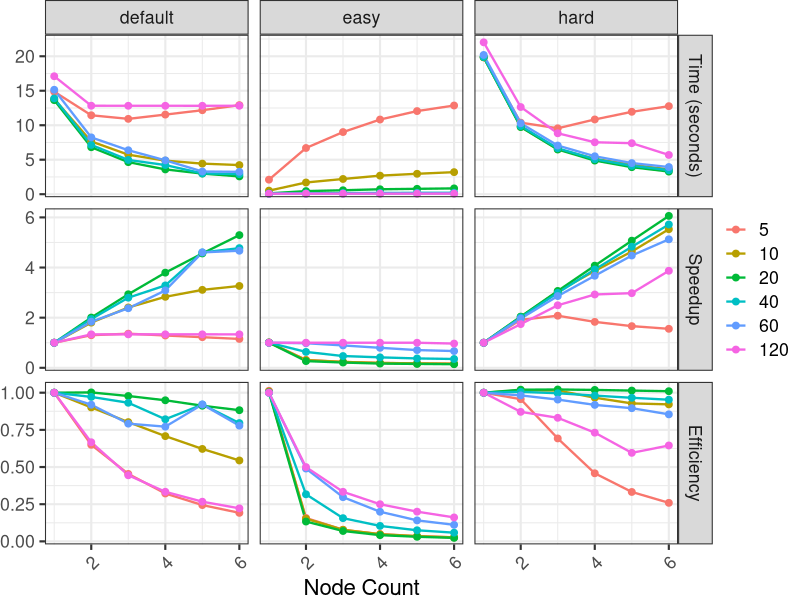

Reproduce this figure in R.
#!/usr/bin/Rscript
options(crayon.enabled=FALSE)
suppressMessages(library(tidyverse))
suppressMessages(library(lubridate))
suppressMessages(library(readxl))

meu_estilo <- function() {
  list(
    theme_bw(base_size = 16),
    theme(
      legend.title = element_blank(),
      plot.margin = unit(c(0, 0, 0, 0), "cm"),
      legend.spacing = unit(1, "mm"),
      legend.position = "right",
      legend.justification = "left",
      legend.box.spacing = unit(0, "pt"),
      legend.box.margin = margin(0, 0, 0, 0),
      axis.text.x = element_text(angle=45, vjust=1, hjust=1)    
    ))
}

df <- read_csv("experiment_results.csv", progress=FALSE, show_col_types=FALSE) |>
  rename(case = difficulty)

# Baseline at 1 node for each case/granularity
baselines <- df |>
  filter(num_nodes == 1) |>
  group_by(case, granularity) |>
  summarise(base_time = mean(client_dequeue_all), .groups = "drop")

df <- df |>
  left_join(baselines, by = c("case", "granularity")) |>
  mutate(
    speedup = base_time / client_dequeue_all,
    efficiency = speedup / num_nodes
  )

# Average across trials
agg_df <- df |>
  group_by(case, granularity, num_nodes) |>
  summarise(
    time_mean = mean(client_dequeue_all),
    speedup_mean = mean(speedup),
    eff_mean = mean(efficiency),
    .groups = "drop"
  )

plot_df <- agg_df |>
  pivot_longer(
    cols = c(time_mean, speedup_mean, eff_mean),
    names_to = "metric",
    values_to = "mean"
  ) |>
  mutate(
    metric_label = recode(metric,
      "time_mean" = "Time (seconds)",
      "speedup_mean" = "Speedup",
      "eff_mean" = "Efficiency"
    ),
    metric_label = factor(metric_label, levels = c("Time (seconds)", "Speedup", "Efficiency"))
  )

p <- ggplot(plot_df, aes(x = num_nodes, y = mean,
                         color = factor(granularity), group = granularity)) +
  geom_line(linewidth = 0.8) +
  geom_point(size = 2) +
  facet_grid(metric_label ~ case, scales = "free_y") +
  labs(x = "Node Count", y = NULL, color = "Granularity") +
  scale_y_continuous(expand = expansion(mult = c(0.02, 0.05)), limits = c(0, NA)) +
  meu_estilo()

ggsave("client_metrics.png", plot = p, dpi = 300, width = 8, height = 8)